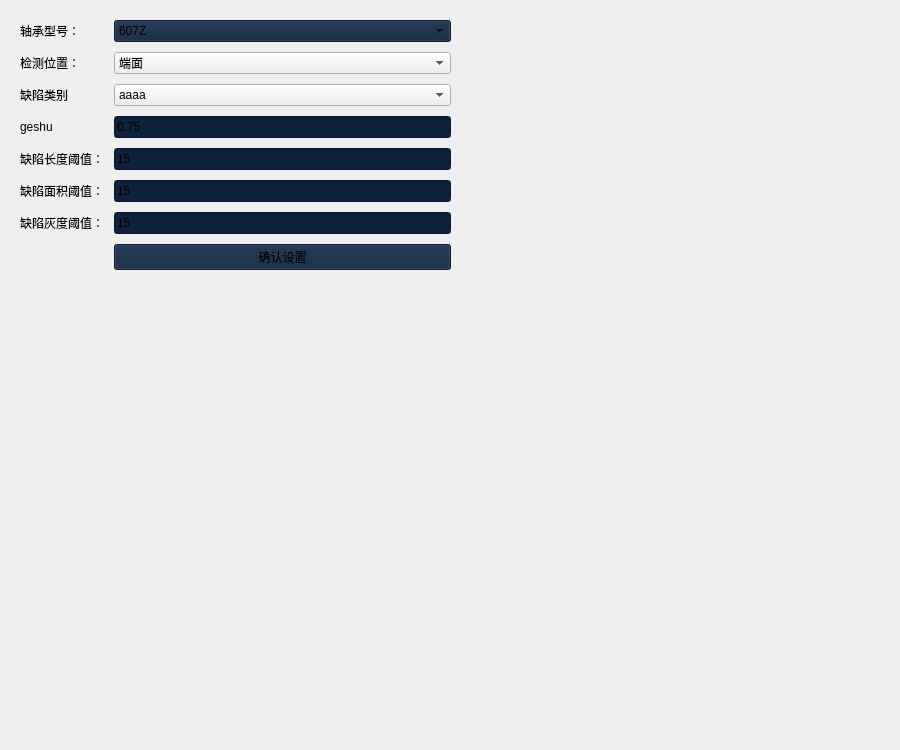
<?xml version="1.0" encoding="UTF-8"?>
<ui version="4.0">
 <class>Moduleview</class>
 <widget class="QWidget" name="Moduleview">
  <property name="geometry">
   <rect>
    <x>0</x>
    <y>0</y>
    <width>900</width>
    <height>750</height>
   </rect>
  </property>
  <property name="windowTitle">
   <string>Form</string>
  </property>
  <widget class="QWidget" name="formLayoutWidget">
   <property name="geometry">
    <rect>
     <x>0</x>
     <y>0</y>
     <width>471</width>
     <height>376</height>
    </rect>
   </property>
   <layout class="QFormLayout" name="formLayout">
    <property name="horizontalSpacing">
     <number>10</number>
    </property>
    <property name="verticalSpacing">
     <number>10</number>
    </property>
    <property name="leftMargin">
     <number>20</number>
    </property>
    <property name="topMargin">
     <number>20</number>
    </property>
    <property name="rightMargin">
     <number>20</number>
    </property>
    <property name="bottomMargin">
     <number>20</number>
    </property>
    <item row="0" column="0">
     <widget class="QLabel" name="disabledLabel">
      <property name="text">
       <string>轴承型号：</string>
      </property>
     </widget>
    </item>
    <item row="0" column="1">
     <widget class="QComboBox" name="comboBox">
      <property name="styleSheet">
       <string notr="true">background-color: rgb(14, 34, 59);
border-color: rgb(0, 105, 176);</string>
      </property>
      <item>
       <property name="text">
        <string>607Z</string>
       </property>
      </item>
     </widget>
    </item>
    <item row="2" column="0">
     <widget class="QLabel" name="labelPositionLabel_3">
      <property name="text">
       <string>检测位置：</string>
      </property>
     </widget>
    </item>
    <item row="2" column="1">
     <widget class="QComboBox" name="comboBox_2">
      <item>
       <property name="text">
        <string>端面</string>
       </property>
      </item>
      <item>
       <property name="text">
        <string>外环面</string>
       </property>
      </item>
      <item>
       <property name="text">
        <string>凹坑面</string>
       </property>
      </item>
      <item>
       <property name="text">
        <string>新建项目</string>
       </property>
      </item>
     </widget>
    </item>
    <item row="3" column="0">
     <widget class="QLabel" name="label_4">
      <property name="text">
       <string>缺陷类别</string>
      </property>
     </widget>
    </item>
    <item row="3" column="1">
     <widget class="QComboBox" name="comboBox_3">
      <item>
       <property name="text">
        <string>aaaa</string>
       </property>
      </item>
      <item>
       <property name="text">
        <string>bbbb</string>
       </property>
      </item>
      <item>
       <property name="text">
        <string>ccccc</string>
       </property>
      </item>
      <item>
       <property name="text">
        <string>ddddd</string>
       </property>
      </item>
     </widget>
    </item>
    <item row="5" column="0">
     <widget class="QLabel" name="useThemeColorsLabel_3">
      <property name="text">
       <string>geshu</string>
      </property>
     </widget>
    </item>
    <item row="5" column="1">
     <widget class="QLineEdit" name="lineEdit_2">
      <property name="styleSheet">
       <string notr="true">background-color: rgb(14, 34, 59);
border-color: rgb(0, 105, 176);</string>
      </property>
      <property name="text">
       <string>0.75</string>
      </property>
     </widget>
    </item>
    <item row="6" column="0">
     <widget class="QLabel" name="label">
      <property name="text">
       <string>缺陷长度阈值：</string>
      </property>
     </widget>
    </item>
    <item row="6" column="1">
     <widget class="QLineEdit" name="lineEdit_4">
      <property name="styleSheet">
       <string notr="true">background-color: rgb(14, 34, 59);
border-color: rgb(0, 105, 176);</string>
      </property>
      <property name="text">
       <string>15</string>
      </property>
     </widget>
    </item>
    <item row="7" column="0">
     <widget class="QLabel" name="label_2">
      <property name="text">
       <string>缺陷面积阈值：</string>
      </property>
     </widget>
    </item>
    <item row="7" column="1">
     <widget class="QLineEdit" name="lineEdit_5">
      <property name="styleSheet">
       <string notr="true">background-color: rgb(14, 34, 59);
border-color: rgb(0, 105, 176);</string>
      </property>
      <property name="text">
       <string>15</string>
      </property>
     </widget>
    </item>
    <item row="8" column="0">
     <widget class="QLabel" name="label_3">
      <property name="text">
       <string>缺陷灰度阈值：</string>
      </property>
     </widget>
    </item>
    <item row="8" column="1">
     <widget class="QLineEdit" name="lineEdit_6">
      <property name="styleSheet">
       <string notr="true">background-color: rgb(14, 34, 59);
border-color: rgb(0, 105, 176);</string>
      </property>
      <property name="text">
       <string>15</string>
      </property>
     </widget>
    </item>
    <item row="9" column="1">
     <widget class="QPushButton" name="pushButton">
      <property name="styleSheet">
       <string notr="true">background-color: rgb(14, 34, 59);
border-color: rgb(0, 105, 176);</string>
      </property>
      <property name="text">
       <string>确认设置</string>
      </property>
     </widget>
    </item>
   </layout>
  </widget>
 </widget>
 <resources/>
 <connections/>
</ui>
